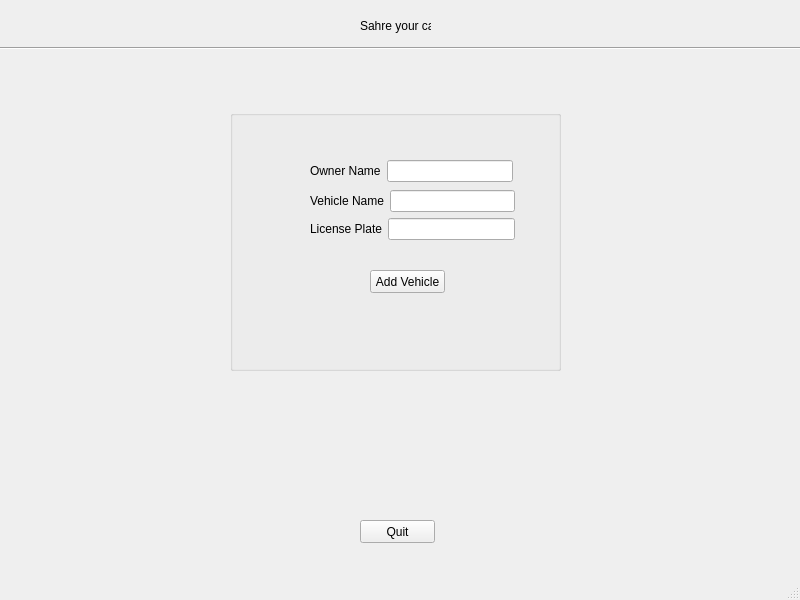
<?xml version="1.0" encoding="UTF-8"?>
<ui version="4.0">
 <class>MainWindow_share</class>
 <widget class="QMainWindow" name="MainWindow_share">
  <property name="geometry">
   <rect>
    <x>0</x>
    <y>0</y>
    <width>800</width>
    <height>600</height>
   </rect>
  </property>
  <property name="windowTitle">
   <string>MainWindow</string>
  </property>
  <widget class="QWidget" name="centralwidget">
   <widget class="QLabel" name="label">
    <property name="geometry">
     <rect>
      <x>360</x>
      <y>10</y>
      <width>71</width>
      <height>31</height>
     </rect>
    </property>
    <property name="text">
     <string>Sahre your car</string>
    </property>
   </widget>
   <widget class="Line" name="line">
    <property name="geometry">
     <rect>
      <x>0</x>
      <y>40</y>
      <width>801</width>
      <height>16</height>
     </rect>
    </property>
    <property name="orientation">
     <enum>Qt::Horizontal</enum>
    </property>
   </widget>
   <widget class="QGroupBox" name="groupBox_share">
    <property name="geometry">
     <rect>
      <x>230</x>
      <y>110</y>
      <width>331</width>
      <height>261</height>
     </rect>
    </property>
    <property name="title">
     <string/>
    </property>
    <widget class="QPushButton" name="pushButton_addVehicle">
     <property name="geometry">
      <rect>
       <x>140</x>
       <y>160</y>
       <width>75</width>
       <height>23</height>
      </rect>
     </property>
     <property name="text">
      <string>Add Vehicle</string>
     </property>
    </widget>
    <widget class="QWidget" name="">
     <property name="geometry">
      <rect>
       <x>80</x>
       <y>80</y>
       <width>205</width>
       <height>52</height>
      </rect>
     </property>
     <layout class="QVBoxLayout" name="verticalLayout">
      <item>
       <layout class="QHBoxLayout" name="horizontalLayout_2">
        <item>
         <widget class="QLabel" name="label_3">
          <property name="text">
           <string>Vehicle Name</string>
          </property>
         </widget>
        </item>
        <item>
         <widget class="QLineEdit" name="lineEdit_vehicleName">
          <property name="text">
           <string/>
          </property>
         </widget>
        </item>
       </layout>
      </item>
      <item>
       <layout class="QHBoxLayout" name="horizontalLayout_3">
        <item>
         <widget class="QLabel" name="label_4">
          <property name="text">
           <string>License Plate</string>
          </property>
         </widget>
        </item>
        <item>
         <widget class="QLineEdit" name="lineEdit_licensePalte"/>
        </item>
       </layout>
      </item>
     </layout>
    </widget>
    <widget class="QWidget" name="">
     <property name="geometry">
      <rect>
       <x>80</x>
       <y>50</y>
       <width>203</width>
       <height>22</height>
      </rect>
     </property>
     <layout class="QHBoxLayout" name="horizontalLayout">
      <item>
       <widget class="QLabel" name="label_5">
        <property name="text">
         <string>Owner Name</string>
        </property>
       </widget>
      </item>
      <item>
       <widget class="QLineEdit" name="lineEdit_ownerName"/>
      </item>
     </layout>
    </widget>
   </widget>
   <widget class="QPushButton" name="pushButton">
    <property name="geometry">
     <rect>
      <x>360</x>
      <y>520</y>
      <width>75</width>
      <height>23</height>
     </rect>
    </property>
    <property name="text">
     <string>Quit</string>
    </property>
   </widget>
  </widget>
  <widget class="QMenuBar" name="menubar">
   <property name="geometry">
    <rect>
     <x>0</x>
     <y>0</y>
     <width>800</width>
     <height>21</height>
    </rect>
   </property>
  </widget>
  <widget class="QStatusBar" name="statusbar"/>
 </widget>
 <resources/>
 <connections/>
</ui>
